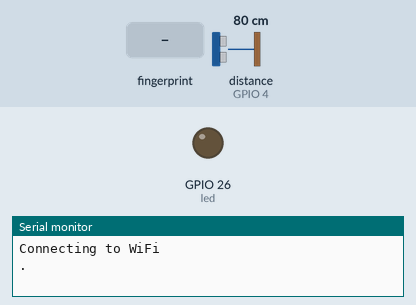
This sketch was run on a simulated ESP32. Parts: output pins drawn as LEDs (lit = HIGH), the last lines printed to the serial monitor. Wiring (inferred from the names in the program): ultrasonic range finder: trigger GPIO 2; echo GPIO 4. Inputs (shaded band) come from the test bench; at power-on: distance to the obstacle (sensor on GPIO 4) 80 cm. The echo pulse lasts 58.3 µs per cm; WiFi joins after 1.5 s; servers stay silent unless stated; pins used as bus, display or sensor lines are not drawn.

Above: at 0.1 s.
At 3.8 s:
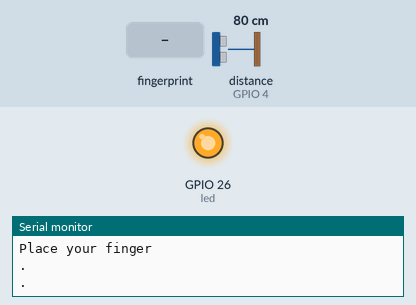
3.9 s: finger stored as number 1 placed on the sensor
Timing chart, 0 to 6.9 s (numbered marks = the images above; inputs shaded):
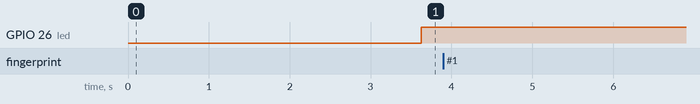

The sketch:

Motion_detection_with_fingerprint_verification.ino
```cpp
#include <WiFi.h>
#include <ESP_Mail_Client.h>
#include <Adafruit_Fingerprint.h>

HardwareSerial myserial(2);

Adafruit_Fingerprint finger = Adafruit_Fingerprint(&myserial);   //link between fingerprint sensor and Serial

String SMTP_HOST = "smtp.gmail.com";
int SMTP_PORT = 465;
String AUTHOR_EMAIL = "saisuddhir28@gmail.com";
String AUTHOR_PASS = "wpwcpkgmoxngvlzi";
String Rec_EMAIL = "suddhirsai@gmail.com";
String SSID = "FTTH-BSNL-BHUVANA";
String pass = "eswari@bsnl889";
SMTPSession smtp;
int trigpin = 2;
int echopin = 4;
long duration;
int distance;
int led = 26;

void smtpCallback(SMTP_Status status) {
  Serial.println(status.info());
  if (status.success()) {
    Serial.println("--------------------");
    ESP_MAIL_PRINTF("Message sent success: %d\n", status.completedCount());
    ESP_MAIL_PRINTF("Message sent failed: %d\n", status.failedCount());
    Serial.println("-------------\n");
    smtp.sendingResult.clear();
  }
}

uint8_t getFingerprintID();

void setup() {
  pinMode(led, OUTPUT);
  WiFi.begin(SSID, pass);
  Serial.begin(115200);
  Serial.println("Connecting to WiFi");
  while (WiFi.status() != WL_CONNECTED) {
    Serial.println(".");
    delay(200);
  }
  Serial.println("Status : Connected");
  Serial.print("IP :");
  Serial.println(WiFi.localIP());

  pinMode(trigpin, OUTPUT);
  pinMode(echopin, INPUT);
  digitalWrite(trigpin, LOW);

  //fingerprint part
  Serial.println("Fingerprint Verification");

  finger.begin(57600);

  while (true) {
    if (finger.verifyPassword()) {
      Serial.println("Found fingerprint sensor!");
      break;  // Break the while loop if the condition is met
    } else {
      Serial.println("Did not find fingerprint sensor :(");
    }
    delay(1000);
  }

  Serial.println(F("Reading sensor parameters"));
  finger.getParameters();
  Serial.print(F("Status: 0x"));
  Serial.println(finger.status_reg, HEX);
  Serial.print(F("Sys ID: 0x"));
  Serial.println(finger.system_id, HEX);
  Serial.print(F("Capacity: "));
  Serial.println(finger.capacity);
  Serial.print(F("Security level: "));
  Serial.println(finger.security_level);
  Serial.print(F("Device address: "));
  Serial.println(finger.device_addr, HEX);
  Serial.print(F("Packet len: "));
  Serial.println(finger.packet_len);
  Serial.print(F("Baud rate: "));
  Serial.println(finger.baud_rate);

  finger.getTemplateCount();

  if (finger.templateCount == 0) {
    Serial.print("Sensor doesn't contain any fingerprint data. Please run the 'enroll' example.");
  }
  else {
    Serial.println("Waiting for valid finger...");
    Serial.print("Sensor contains "); Serial.print(finger.templateCount); Serial.println(" templates");
  }
}

void loop() {
  delay(1000);
  //ultrasonic sensor part
  digitalWrite(trigpin, HIGH);
  delayMicroseconds(5);
  digitalWrite(trigpin, LOW);
  duration = pulseIn(echopin, HIGH);
  distance = duration * 0.017; //put your main code here, to run repeatedly:
  Serial.print("distance = ");
  Serial.print(distance);
  Serial.println("cm");

  if (distance < 150) {

    digitalWrite(led, HIGH);
    //fingerprint part
    getFingerprintID();
    delay(50);
    int p=-1;
    int x = finger.fingerID;
    String text;
    if(x==1){
       text = "Hello Sir! Nana is waiting outside your door";
    }
    else if (x == 2)
    {
      text = "Hello Sir! Mummy is waiting outside your door";
    }
    else if(x==3)
    {
      text="This is your fingerprint";

    }
    else {
      text="Hello Sir! There is someone unidentified waiting outside your door";
    }

    //SMTP part
    MailClient.networkReconnect(true);
    smtp.debug(1);
    smtp.callback(smtpCallback);
    Session_Config config;

    config.server.host_name = SMTP_HOST;
    config.server.port = SMTP_PORT;
    config.login.email = AUTHOR_EMAIL;
    config.login.password = AUTHOR_PASS;

    config.time.ntp_server = F("pool.ntp.org,time.nist.gov");
    config.time.gmt_offset = 3;
    config.time.day_light_offset = 0;

    SMTP_Message message;
    message.sender.name = "JARVIS";
    message.sender.email = AUTHOR_EMAIL;
    message.subject = "ROOM";
    message.addRecipient("SAI", Rec_EMAIL);
    message.text.content = text;
    message.text.charSet = "us-ascii";
    message.text.transfer_encoding = Content_Transfer_Encoding::enc_7bit;

    if (!smtp.connect(&config)) {
      ESP_MAIL_PRINTF("Connection error, Status Code: %d, Error Code: %d, Reason: %s", smtp.statusCode(), smtp.errorCode(), smtp.errorReason().c_str());
      return;
    }
    if (!smtp.isLoggedIn()) {
      Serial.println("\nNot yet logged in.");
    }
    else {
      if (smtp.isAuthenticated())
        Serial.println("\nSuccessfully logged in.");
      else
        Serial.println("\nConnected with no Auth.");
    }

    if (!MailClient.sendMail(&smtp, &message))
      ESP_MAIL_PRINTF("Error, Status Code: %d, Error Code: %d, Reason: %s", smtp.statusCode(), smtp.errorCode(), smtp.errorReason().c_str());
  }
  else {
    digitalWrite(led, LOW);
  }

  delay(10000);
}

uint8_t getFingerprintID() {

  int p = -1;
  Serial.println("Place your finger");
  while (p != FINGERPRINT_OK)
  {
    p = finger.getImage();
    switch (p)
    {
    case FINGERPRINT_OK:
      Serial.println("Image taken");
      break;
    case FINGERPRINT_NOFINGER:
      Serial.println(".");
      break;
    case FINGERPRINT_PACKETRECIEVEERR:
      Serial.println("Communication error");
      break;
    case FINGERPRINT_IMAGEFAIL:
      Serial.println("Imaging error");
      break;
    default:
      Serial.println("Unknown error");
      break;
    }
  }

  // OK success!

  p = finger.image2Tz();
  switch (p) {
    case FINGERPRINT_OK:
      Serial.println("Image converted");
      break;
    case FINGERPRINT_IMAGEMESS:
      Serial.println("Image too messy");
      return p;
    case FINGERPRINT_PACKETRECIEVEERR:
      Serial.println("Communication error");
      return p;
    case FINGERPRINT_FEATUREFAIL:
      Serial.println("Could not find fingerprint features");
      return p;
    case FINGERPRINT_INVALIDIMAGE:
      Serial.println("Could not find fingerprint features");
      return p;
    default:
      Serial.println("Unknown error");
      return p;
  }

  // OK converted!
  p = finger.fingerSearch();
  if (p == FINGERPRINT_OK) {
    Serial.println("Found a print match!");
  } else if (p == FINGERPRINT_PACKETRECIEVEERR) {
    Serial.println("Communication error");
    return p;
  } else if (p == FINGERPRINT_NOTFOUND) {
    Serial.println("Did not find a match");
    return p;
  } else {
    Serial.println("Unknown error");
    return p;
  }

  // found a match!
  Serial.print("Found ID #"); Serial.print(finger.fingerID);
  Serial.print(" with confidence of "); Serial.println(finger.confidence);

  return finger.fingerID;
}
```
